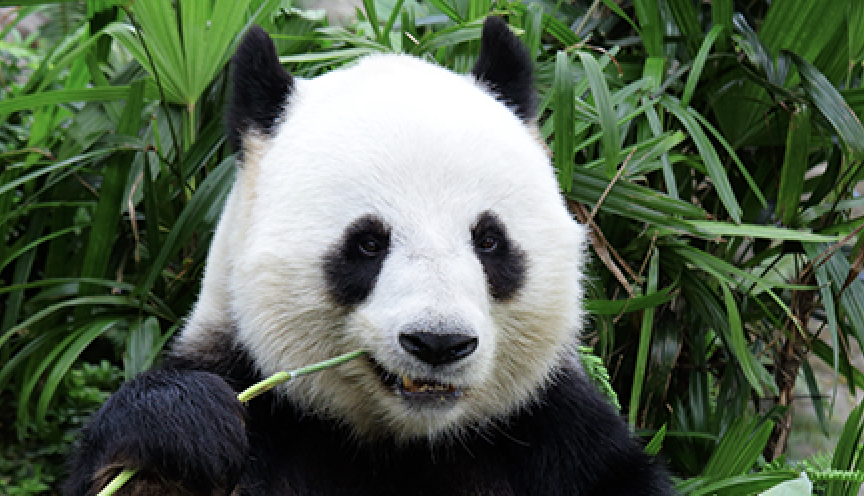
#> input picture Src/Docker/data/panda_p1.png, 864 x 496 px, found by its file name
$ python feature_matching.py
#> lines starting #> are read from the running program, lines starting #| are printed output that depends on the picture
#%%
import cv2 as cv
import matplotlib.pyplot as plt
import numpy as np
import os


#%%
current_dir = os.getcwd()
data1_pth = os.path.join(current_dir, "../data/panda_p1.png")
data2_pth = os.path.join(current_dir, "../data/panda_p2.png")

# %%
img1 = cv.imread(data1_pth)
#> img1 is the input picture: shape (496, 864, 3); mean B, G, R 79.7, 99.1, 84.9
img2 = cv.imread(data2_pth)
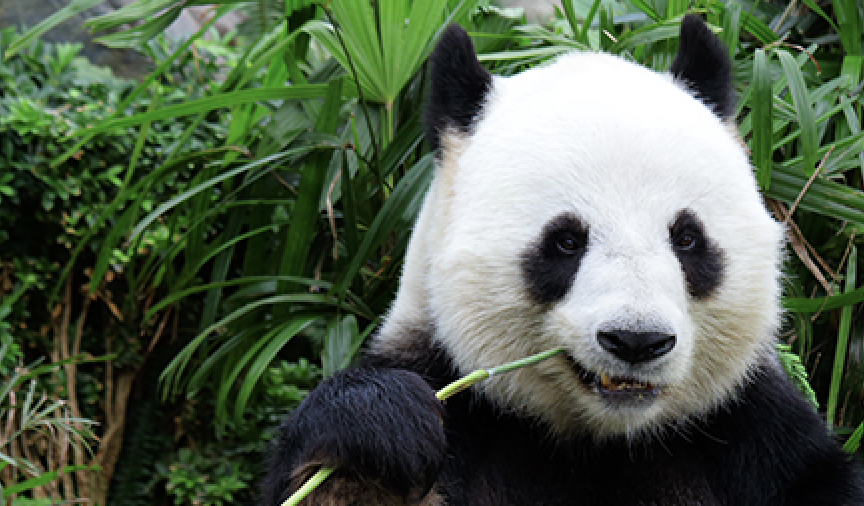
#> input picture Src/Docker/data/panda_p2.png, 864 x 506 px, found by its file name
#> img2 is the input picture: shape (506, 864, 3); mean B, G, R 78, 96.9, 83.8

# Initiate ORB detector
orb = cv.ORB_create()
# find the keypoints and descriptors with ORB
kp1, des1 = orb.detectAndCompute(img1,None)
#> kp1 = 500 keypoints; strongest (x, y, size): (239, 395, 44.6), (239, 396, 37.2), (240, 396, 53.6), (475, 338, 37.2)
kp2, des2 = orb.detectAndCompute(img2,None)
#> kp2 = 500 keypoints; strongest (x, y, size): (438, 393, 44.6), (437, 395, 37.2), (437, 394, 53.6), (757, 50, 31)
# %%
# create BFMatcher object
bf = cv.BFMatcher(cv.NORM_HAMMING, crossCheck=True)
# Match descriptors.
matches = bf.match(des1,des2)
#> matches = 282 matches
# Sort them in the order of their distance.
matches = sorted(matches, key = lambda x:x.distance)
# Draw first 10 matches.
img3 = cv.drawMatches(img1,kp1,img2,kp2,matches[:10],None,flags=cv.DrawMatchesFlags_NOT_DRAW_SINGLE_POINTS)
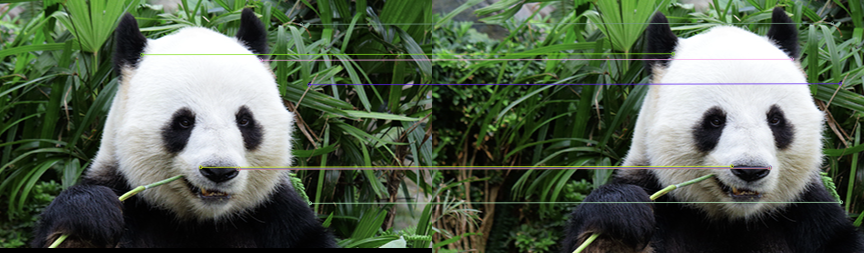
#> img3: shape (506, 1728, 3) (shown at 1/2 size); mean B, G, R 79, 97.9, 84.6
plt.imshow(img3),plt.show()

# %%
